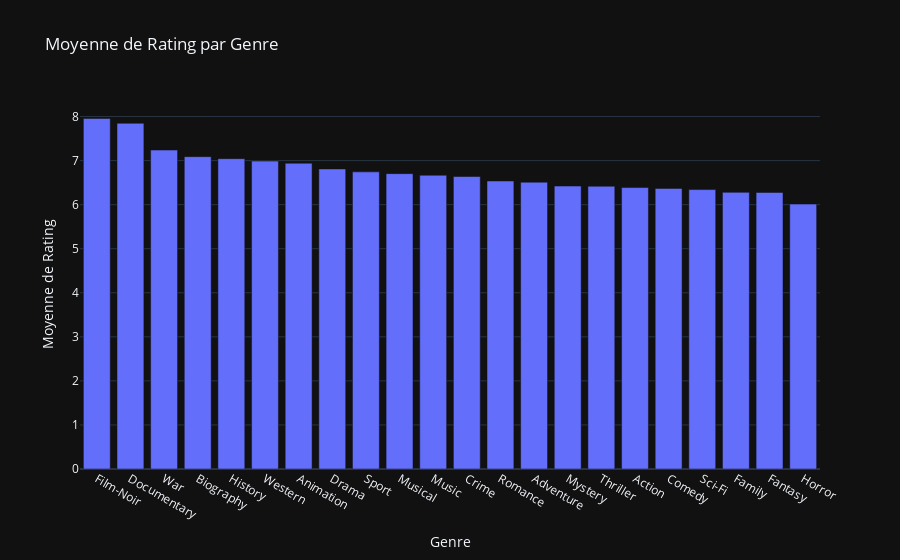

Source (notebook cell):
### Code cell
# Séparation des genres et explosion des listes de genres en lignes individuelles
df_genres = df.withColumn("Genre", explode(split(col("Genre"), ",\s*")))

# Calcul de la moyenne de Rating pour chaque genre
average_rating_by_genre = df_genres.groupBy("Genre").agg(
    avg("Rating").alias("avg_rating")
).orderBy("avg_rating", ascending=False)

# Convertir en DataFrame Pandas
average_rating_by_genre_pandas = average_rating_by_genre.toPandas()

fig = px.bar(average_rating_by_genre_pandas, x='Genre', y='avg_rating',
             title='Moyenne de Rating par Genre',
             labels={'avg_rating': 'Moyenne de Rating', 'Genre': 'Genre'})

# Personnalisation du graphique pour améliorer la lisibilité
fig.update_layout(xaxis={'categoryorder': 'total descending'},
                  xaxis_title='Genre',
                  yaxis_title='Moyenne de Rating',
                  hovermode='x unified')

# Affichage du graphique
fig.show()

### Figure 1 — Plotly figure (JSON) as saved in the notebook; plotly's stock layout.template omitted (floating-point values rounded to 4 significant figures)
{"data": [{"alignmentgroup": "True", "hovertemplate": "Genre=%{x}<br>Moyenne de Rating=%{y}<extra></extra>", "legendgroup": "", "marker": {"color": "#636efa", "pattern": {"shape": ""}}, "name": "", "offsetgroup": "", "orientation": "v", "showlegend": false, "textposition": "auto", "x": ["Film-Noir", "Documentary", "War", "Biography", "History", "Western", "Animation", "Drama", "Sport", "Musical", "Music", "Crime", "Romance", "Adventure", "Mystery", "Thriller", "Action", "Comedy", "Sci-Fi", "Family", "Fantasy", "Horror"], "xaxis": "x", "y": [7.957, 7.847, 7.24, 7.091, 7.044, 6.989, 6.94, 6.812, 6.745, 6.704, 6.668, 6.639, 6.537, 6.51, 6.422, 6.419, 6.389, 6.369, 6.342, 6.28, 6.278, 6.014], "yaxis": "y", "type": "bar"}], "layout": {"xaxis": {"anchor": "y", "domain": [0.0, 1.0], "title": {"text": "Genre"}, "categoryorder": "total descending"}, "yaxis": {"anchor": "x", "domain": [0.0, 1.0], "title": {"text": "Moyenne de Rating"}}, "legend": {"tracegroupgap": 0}, "title": {"text": "Moyenne de Rating par Genre"}, "barmode": "relative", "hovermode": "x unified"}}
